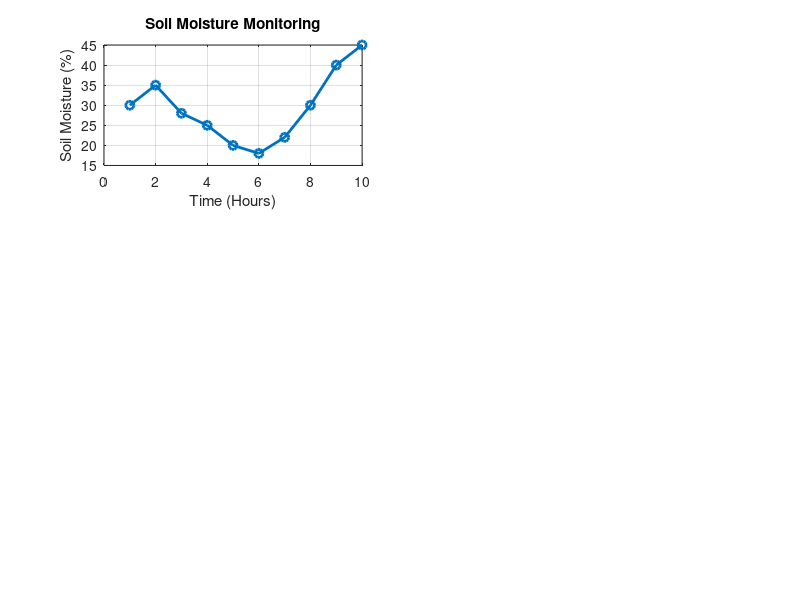

This chart was generated by the following MATLAB code: (Note: this script raises an error after producing the figure.)
clc;
clear;
close all;

%% ==========================================
% IoT Smart Agriculture - Soil Moisture Monitoring
%% ==========================================

% Simulated Soil Moisture Data (%)
time = 1:10;
soil_moisture = [30 35 28 25 20 18 22 30 40 45];

% Threshold for Irrigation
threshold = 40;

% Objective 1: Soil Condition Status
status = soil_moisture >= threshold;

% Objective 2: Pump Control Logic
pump_status = soil_moisture < threshold;

% Objective 3: Irrigation Efficiency
efficiency = (soil_moisture ./ threshold) * 100;
efficiency(efficiency > 100) = 100;

%% ==========================================
% Display Results
%% ==========================================

disp('IoT Smart Agriculture Analysis');
disp('-------------------------------');

disp('Time (Hours):');
disp(time);

disp('Soil Moisture (%):');
disp(soil_moisture);

disp('Soil Condition Status (1 = Wet, 0 = Dry):');
disp(status);

disp('Pump Status (1 = ON, 0 = OFF):');
disp(pump_status);

disp('Irrigation Efficiency (%):');
disp(efficiency);

%% ==========================================
% Plot Graphs
%% ==========================================

figure;

%------------------------------------------
% Graph 1 : Soil Moisture Monitoring
%------------------------------------------
subplot(3,2,1)
plot(time,soil_moisture,'-o','LineWidth',2)
title('Soil Moisture Monitoring')
xlabel('Time (Hours)')
ylabel('Soil Moisture (%)')
grid on
hold on
yline(threshold,'r--','Threshold')

%------------------------------------------
% Graph 2 : Soil Condition Status
%------------------------------------------
subplot(3,2,2)
stem(time,status,'filled','LineWidth',2)
title('Soil Condition Status')
xlabel('Time (Hours)')
ylabel('Status (1=Wet,0=Dry)')
grid on

%------------------------------------------
% Graph 3 : Soil Moisture vs Pump Control
%------------------------------------------
subplot(3,2,3)
plot(time,soil_moisture,'-o','LineWidth',2)
title('Soil Moisture vs Pump Control')
xlabel('Time (Hours)')
ylabel('Soil Moisture (%)')
grid on
hold on
yline(threshold,'r--','Threshold')

%------------------------------------------
% Graph 4 : Water Pump Status
%------------------------------------------
subplot(3,2,4)
stem(time,pump_status,'filled','LineWidth',2)
title('Water Pump Status')
xlabel('Time (Hours)')
ylabel('Pump Status (1=ON,0=OFF)')
grid on

%------------------------------------------
% Graph 5 : Soil Moisture Variation
%------------------------------------------
subplot(3,2,5)
plot(time,soil_moisture,'-o','LineWidth',2)
title('Soil Moisture Variation')
xlabel('Time (Hours)')
ylabel('Soil Moisture (%)')
grid on
hold on
yline(threshold,'r--','Threshold')

%------------------------------------------
% Graph 6 : Irrigation Efficiency
%------------------------------------------
subplot(3,2,6)
plot(time,efficiency,'-s','LineWidth',2)
title('Irrigation Efficiency (%)')
xlabel('Time (Hours)')
ylabel('Efficiency (%)')
grid on
ylim([0 110])
